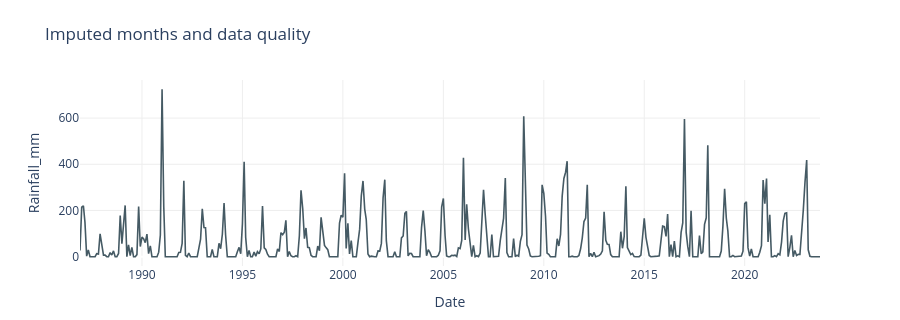

The notebook cell this image was saved under:
### Markdown cell above
### What `classify_rainfall` returns

`artifacts` is a `PipelineArtifacts` bundle with five fields:

- **`result`** — your input rows plus `SeasonType`, `Hydro_Year`, and metric columns (this is the main output).
- **`fixed_monthly`** — the 12-row monthly climatology and baseline Wet/Dry label per calendar month.
- **`wet_boundaries`** — per-hydro-year wet-season start/end boundaries (`None` for non-seasonal regimes).
- **`seasonality`** — STL strength, Walsh-Lawler SI, and the detected regime.
- **`diagnostics`** — a record of every algorithm decision (also written to the `.HydroSeason.json` sidecar).

If validation fails (for example a missing `Rainfall_mm` column or a data gap longer than `max_consecutive_imputation_gap` months), the call raises with a message describing the problem.

### Code cell
from hydroseason.plot import plot_imputation_overview, show

print(f"Data confidence: {artifacts.diagnostics.data_confidence}")
print(f"Imputed months: {artifacts.diagnostics.n_imputed}")
show(plot_imputation_overview(result))

### Figure 1 — Plotly figure (JSON) as saved in the notebook; plotly's stock layout.template omitted (floating-point values rounded to 4 significant figures; data arrays with more than 128 entries replaced by an {"elided": "..."} marker saying what was removed)
{"data": [{"hovertemplate": "<b>%{x|%b %Y}</b><br>Rainfall: %{y:.1f}<extra></extra>", "line": {"color": "#455A64", "width": 1.6}, "mode": "lines", "name": "Monthly rainfall", "type": "scatter", "x": {"elided": "443 str values"}, "y": {"elided": "443 float values"}}], "layout": {"dragmode": "pan", "height": 320, "hoverlabel": {"bgcolor": "white"}, "legend": {"orientation": "h", "x": 1, "xanchor": "right", "y": 1.02, "yanchor": "bottom"}, "margin": {"b": 50, "t": 80}, "paper_bgcolor": "white", "plot_bgcolor": "white", "title": {"text": "Imputed months and data quality"}, "xaxis": {"gridcolor": "#EEEEEE", "showgrid": true, "title": {"text": "Date"}, "type": "date"}, "yaxis": {"gridcolor": "#EEEEEE", "showgrid": true, "title": {"text": "Rainfall_mm"}}}}
